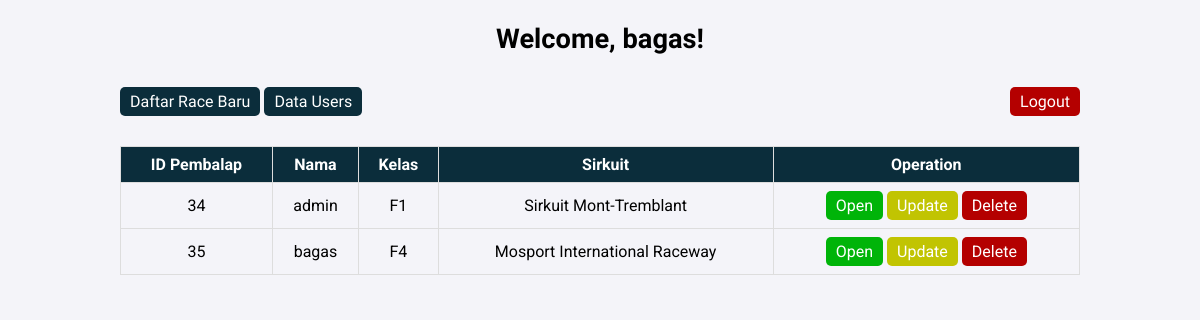
Screenshot of /php/dashboard.php (signed in) with the database file from the repository.
### tables this page shows
CREATE TABLE `race_registration` (
  `id` int(11) NOT NULL,
  `user_id` int(11) NOT NULL,
  `name` varchar(50) NOT NULL,
  `country` varchar(50) NOT NULL,
  `class` enum('F1','F2','F3','F4') NOT NULL,
  `car_type` varchar(50) NOT NULL,
  `circuit` varchar(100) NOT NULL,
  `race_date` date NOT NULL,
  `age` int(11) NOT NULL
);

### php/dashboard.php (the view, shortened to what this page needs)
<?php
$db = (new Database())->connect();
$query = "SELECT * FROM race_registration";
$stmt = $db->prepare($query);
$stmt->execute();
$result = $stmt->get_result();
$is_admin = $_SESSION['username'] === 'admin';
?>
<!DOCTYPE html>
<html>
<head>
    <link rel="stylesheet" href="../styles.css">
</head>
<body>
    <div class="welcome-message">
        <h2>Welcome, <?php echo htmlspecialchars($_SESSION['username']); ?>!</h2>
    </div>
    <div class="action-buttons">
        <div class="button-group">
            <a href="register_race.php" class="button-daftar">Daftar Race Baru</a>
            <a href="users.php" class="button-data">Data Users</a>
        </div>
        <a href="logout.php" class="button-logout">Logout</a>
    </div>
    <table border="1">
        <tr>
            <th>ID Pembalap</th>
            <th>Nama</th>
            <th>Kelas</th>
            <th>Sirkuit</th>
            <th>Operation</th>
        </tr>
        <?php while ($row = $result->fetch_assoc()): ?>
        <tr>
            <td><?php echo $row['id']; ?></td>
            <td><?php echo $row['name']; ?></td>
            <td><?php echo $row['class']; ?></td>
            <td><?php echo $row['circuit']; ?></td>
            <td>
                <a href="read.php?id=<?php echo $row['id']; ?>" class="button-read">Open</a>
                <?php if ($is_admin || $row['user_id'] == $_SESSION['user_id']): ?>
                    <a href="update.php?id=<?php echo $row['id']; ?>" class="button-update">Update</a>
                    <a href="delete.php?id=<?php echo $row['id']; ?>" class="button-delete" onclick="return confirm('Yakin ingin menghapus data ini?')">Delete</a>
                <?php else: ?>
                    <a href="#" class="button-update" onclick="alert('Anda tidak memiliki akses ke fitur ini.'); return false;">Update</a>
                    <a href="#" class="button-delete" onclick="alert('Anda tidak memiliki akses ke fitur ini.'); return false;">Delete</a>
                <?php endif; ?>
            </td>
        </tr>
        <?php endwhile; ?>
    </table>
</body>
</html>

### styles.css (style rules this page uses)
body { font-family: Libre Franklin; margin: 0; padding: 0; background-color: #f4f4f9; display: flex; justify-content: start; align-items: center; height: 100vh; flex-direction: column; }
.welcome-message h2 { text-align: center; font-family: Libre Franklin; font-size: 1.7rem; }
.action-buttons { width: 80%; display: flex; justify-content: space-between; margin: 10px; margin-left: 50px; margin-right: 50px; }
.button-data, .button-daftar { display: inline-block; padding: 5px 10px; background-color: #0b2d3b; color: white; text-decoration: none; border-radius: 5px; font-size: 1rem; }
.button-read { display: inline-block; padding: 5px 10px; background-color: #00b409; color: white; text-decoration: none; border-radius: 5px; }
.button-update { display: inline-block; padding: 5px 10px; background-color: #c1c402; color: white; text-decoration: none; border-radius: 5px; }
.button-delete { display: inline-block; padding: 5px 10px; background-color: #b40000; color: white; text-decoration: none; border-radius: 5px; }
.button-logout { display: inline-block; padding: 5px 10px; color: white; text-decoration: none; border-radius: 5px; background-color: #b40000; margin-left: 10px; }
table { width: 80%; border-collapse: collapse; margin: 20px 0; font-family: Roboto; }
table th, table td { border: 1px solid #ddd; padding: 8px; text-align: center; }
table th { background-color: #0b2d3b; color: white; }

### rows the page displays
race_registration: id "34", name "admin", class "F1", circuit "Sirkuit Mont-Tremblant", shows "Update"
race_registration: id "35", name "bagas", class "F4", circuit "Mosport International Raceway"

### other values shown
$_SESSION['username'] "bagas"
